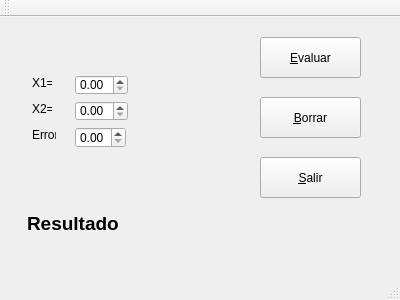
<?xml version="1.0" encoding="UTF-8"?>
<ui version="4.0">
 <class>Bissec</class>
 <widget class="QMainWindow" name="Bissec">
  <property name="geometry">
   <rect>
    <x>0</x>
    <y>0</y>
    <width>400</width>
    <height>300</height>
   </rect>
  </property>
  <property name="windowTitle">
   <string>Bissec</string>
  </property>
  <property name="styleSheet">
   <string notr="true"/>
  </property>
  <widget class="QWidget" name="centralWidget">
   <widget class="QPushButton" name="Evaluar">
    <property name="geometry">
     <rect>
      <x>260</x>
      <y>20</y>
      <width>101</width>
      <height>41</height>
     </rect>
    </property>
    <property name="styleSheet">
     <string notr="true"/>
    </property>
    <property name="text">
     <string>&amp;Evaluar</string>
    </property>
   </widget>
   <widget class="QLabel" name="inicial">
    <property name="geometry">
     <rect>
      <x>32</x>
      <y>58</y>
      <width>20</width>
      <height>16</height>
     </rect>
    </property>
    <property name="text">
     <string>X1=</string>
    </property>
   </widget>
   <widget class="QLabel" name="final_2">
    <property name="geometry">
     <rect>
      <x>32</x>
      <y>84</y>
      <width>20</width>
      <height>16</height>
     </rect>
    </property>
    <property name="text">
     <string>X2=</string>
    </property>
   </widget>
   <widget class="QLabel" name="error">
    <property name="geometry">
     <rect>
      <x>32</x>
      <y>110</y>
      <width>24</width>
      <height>16</height>
     </rect>
    </property>
    <property name="text">
     <string>Error</string>
    </property>
   </widget>
   <widget class="QPushButton" name="CLOSE">
    <property name="geometry">
     <rect>
      <x>260</x>
      <y>140</y>
      <width>101</width>
      <height>41</height>
     </rect>
    </property>
    <property name="styleSheet">
     <string notr="true"/>
    </property>
    <property name="text">
     <string>&amp;Salir</string>
    </property>
   </widget>
   <widget class="QLabel" name="label">
    <property name="geometry">
     <rect>
      <x>27</x>
      <y>191</y>
      <width>101</width>
      <height>31</height>
     </rect>
    </property>
    <property name="font">
     <font>
      <pointsize>14</pointsize>
      <weight>75</weight>
      <bold>true</bold>
     </font>
    </property>
    <property name="text">
     <string>Resultado</string>
    </property>
   </widget>
   <widget class="QPushButton" name="Clear">
    <property name="geometry">
     <rect>
      <x>260</x>
      <y>80</y>
      <width>101</width>
      <height>41</height>
     </rect>
    </property>
    <property name="styleSheet">
     <string notr="true"/>
    </property>
    <property name="text">
     <string>&amp;Borrar</string>
    </property>
   </widget>
   <widget class="QDoubleSpinBox" name="doubleSpinBox_3">
    <property name="geometry">
     <rect>
      <x>75</x>
      <y>58</y>
      <width>53</width>
      <height>20</height>
     </rect>
    </property>
    <property name="styleSheet">
     <string notr="true"/>
    </property>
   </widget>
   <widget class="QDoubleSpinBox" name="doubleSpinBox">
    <property name="geometry">
     <rect>
      <x>75</x>
      <y>110</y>
      <width>51</width>
      <height>21</height>
     </rect>
    </property>
    <property name="styleSheet">
     <string notr="true"/>
    </property>
   </widget>
   <widget class="QDoubleSpinBox" name="doubleSpinBox_2">
    <property name="geometry">
     <rect>
      <x>75</x>
      <y>84</y>
      <width>53</width>
      <height>20</height>
     </rect>
    </property>
    <property name="styleSheet">
     <string notr="true"/>
    </property>
   </widget>
   <widget class="QLabel" name="Resultado">
    <property name="geometry">
     <rect>
      <x>160</x>
      <y>200</y>
      <width>141</width>
      <height>61</height>
     </rect>
    </property>
    <property name="font">
     <font>
      <pointsize>12</pointsize>
      <weight>75</weight>
      <bold>true</bold>
     </font>
    </property>
    <property name="styleSheet">
     <string notr="true">color: rgb(255, 0, 0)</string>
    </property>
    <property name="text">
     <string/>
    </property>
   </widget>
  </widget>
  <widget class="QToolBar" name="mainToolBar">
   <attribute name="toolBarArea">
    <enum>TopToolBarArea</enum>
   </attribute>
   <attribute name="toolBarBreak">
    <bool>false</bool>
   </attribute>
  </widget>
  <widget class="QStatusBar" name="statusBar"/>
 </widget>
 <layoutdefault spacing="6" margin="11"/>
 <resources/>
 <connections/>
</ui>
